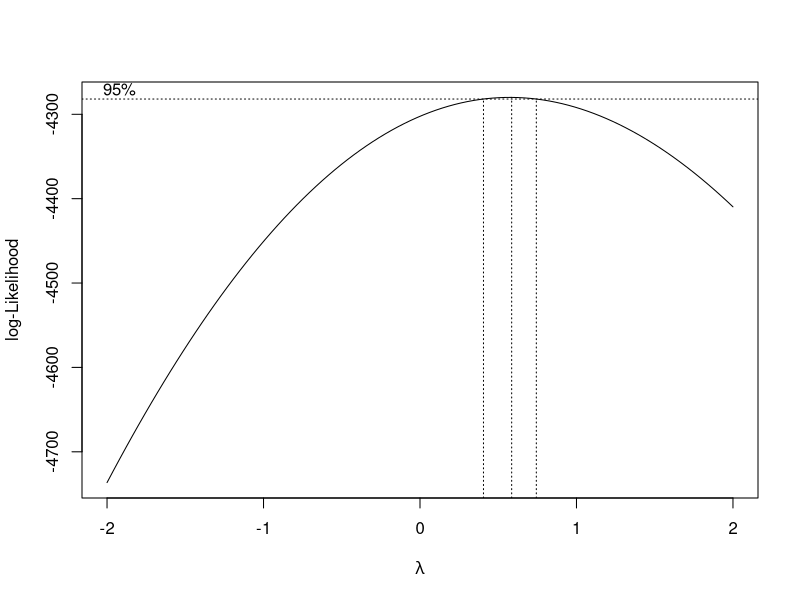
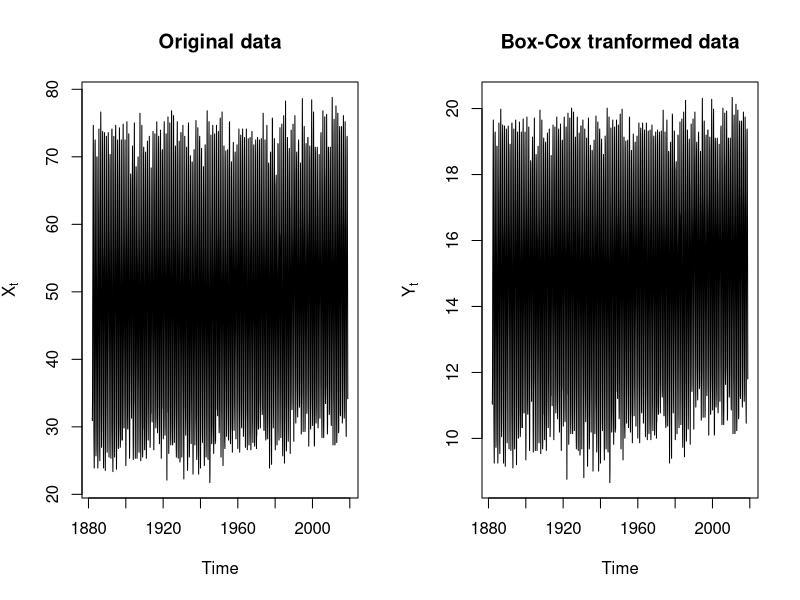
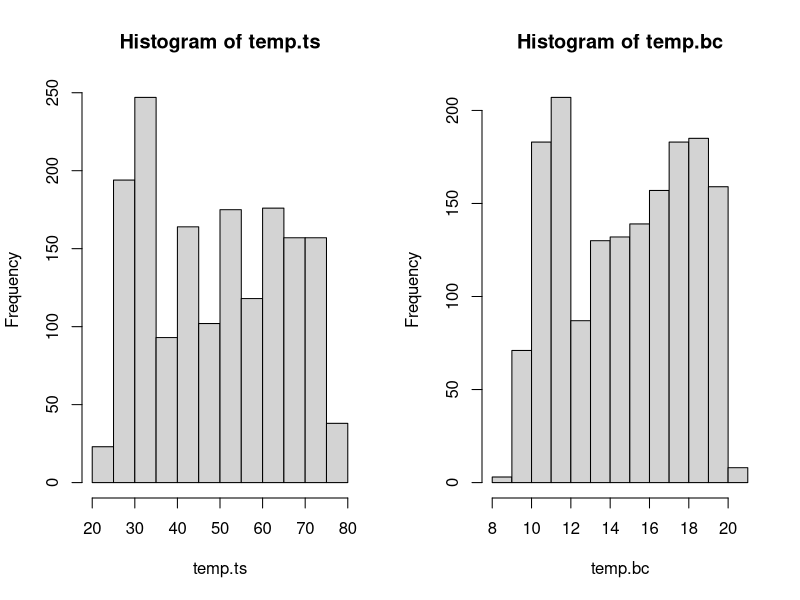
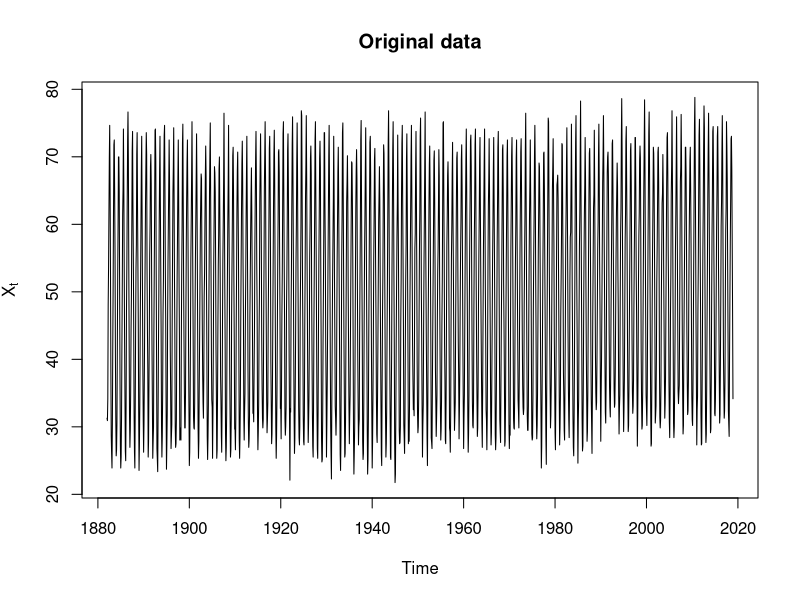
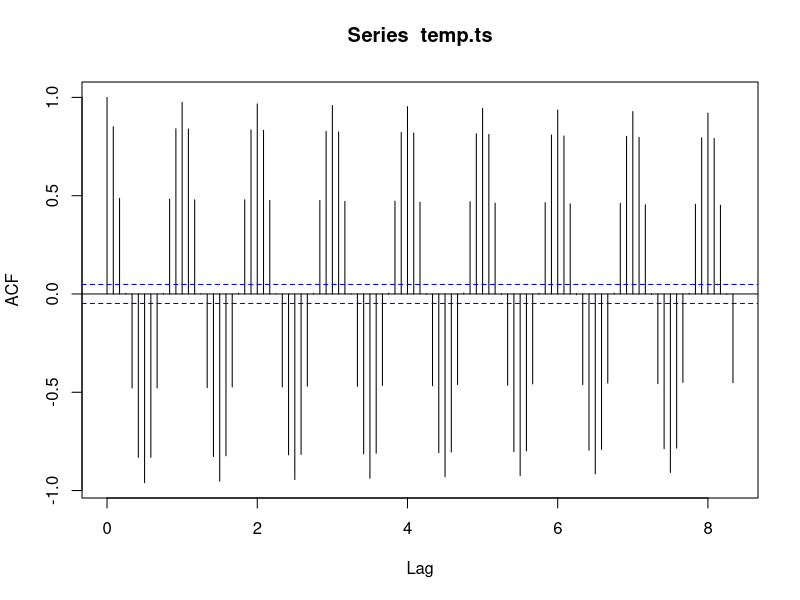
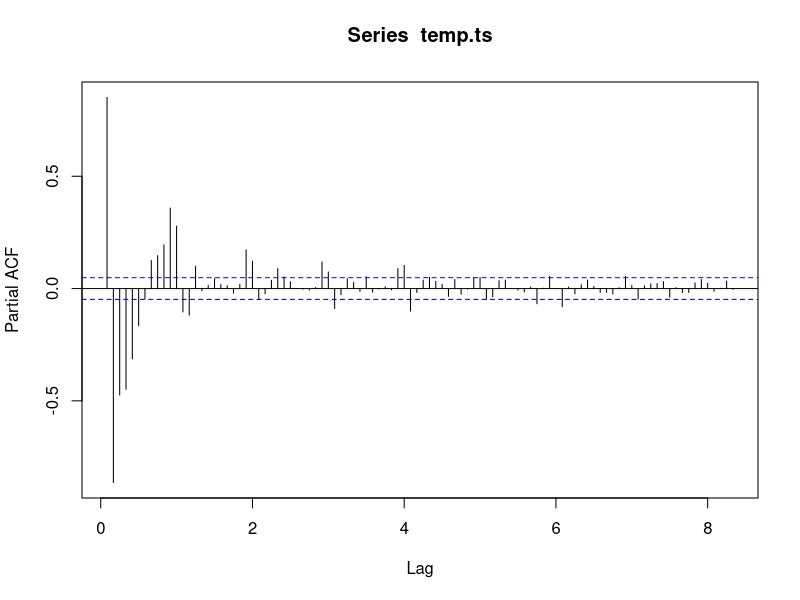
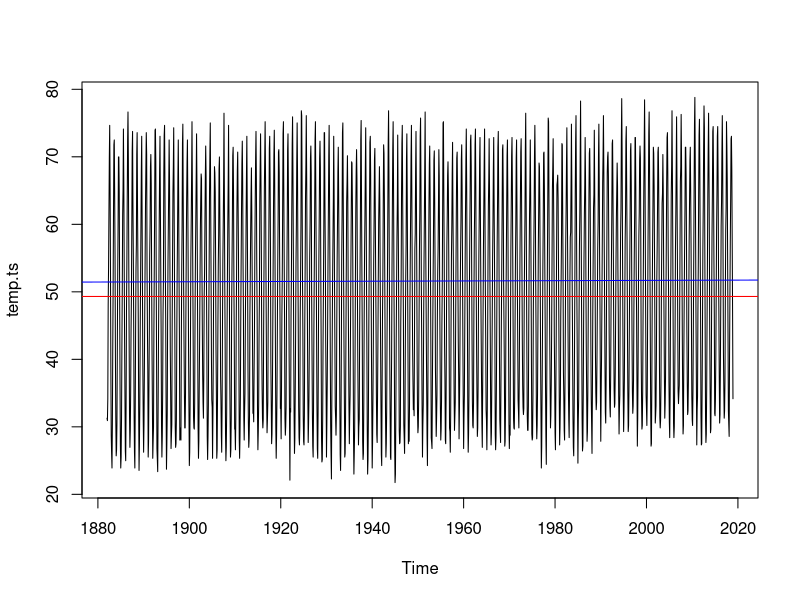
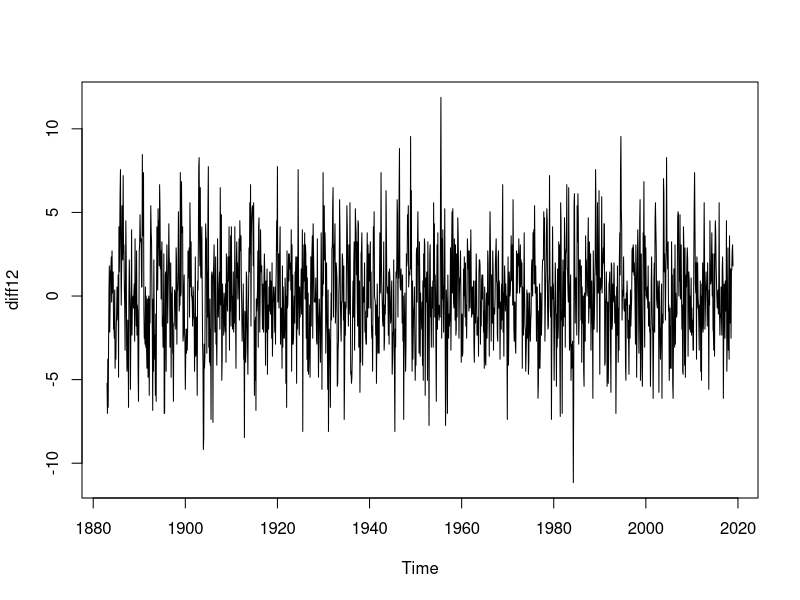

Write R code to recreate these figures, in order. (Note: a time limit stopped this script after it produced the figures.)
library(MASS)

temp = read.csv("monthly_temperature_aomori_city.csv",header = TRUE)
train = temp[c(1:1644),]
test = temp[c(1645:1668),]
test.ts = ts(test[,3],start = c(2019,1),frequency = 12)
test.ts = (test.ts*1.8)+32
temp.ts = ts(train[,3],start = c(1882,1),frequency = 12)
temp.ts = (temp.ts*1.8)+32 #convert to Farenheit so that it won't have negative values

#===================Box-Cox Transform=======================
t=1:length(temp.ts)
fit = lm(temp.ts~t)
bcTransform= boxcox(temp.ts~t, plotit =TRUE)

lambda = bcTransform$x[which(bcTransform$y == max(bcTransform$y))]
temp.bc =(1/lambda)*(temp.ts^lambda-1)
#train = (1/lambda)*(temp.ts^lambda-1)

op <- par(mfrow = c(1,2))
ts.plot(temp.ts,main = "Original data",ylab = expression(X[t]))
ts.plot(temp.bc,main = "Box-Cox tranformed data", ylab = expression(Y[t]))

var(temp.ts)
var(temp.bc)
hist(temp.ts)
hist(temp.bc)

#boxcox transformation seems to reduce variance a lot as well as made the data look
#slightly more normally distributed and spread out a little more evenly. Therefore
#I shall use the box-cox transfomation. 
#==========================Using Regular data===================
op <- par(mfrow = c(1,1))
ts.plot(temp.ts,main = "Original data",ylab = expression(X[t]))        

acf(temp.ts,lag.max = 100)
#shows slight seasonality
pacf(temp.ts,lag.max= 100)
ts.plot(temp.ts)
abline(lm(temp.ts~as.numeric(1:length(temp.ts))),col = "blue")
abline(h=mean(temp.ts),col="red")
var(temp.ts)
diff12 = diff(temp.ts,lag = 12, difference = 1)
ts.plot(diff12)
acf(ts(diff12,freq=1),lag.max  = 100,main = "ACF 100 lags after differencing at lag 12")
pacf(ts(diff12,freq=1),lag.max = 100,main = "PACF 100 lags diff at 12")
var(diff12)
#acf no longer slowly decaying

diff12_1 = diff(diff12,lag = 1,difference = 1)
ts.plot(diff12_1)#plot after differencing at lag 12 and 1
acf(ts(diff12_1,frequency=1),lag.max = 100,main = "ACF 100 lag, diff 12 and 1")#P = 12
pacf(ts(diff12_1,frequency=1),lag.max = 100,main = "PACF 100 lags, diff at 12 and 1",)
var(diff12_1)
#=================using Box-cox=====================
acf(temp.bc,lag.max = 100)
#shows slight seasonality
pacf(temp.bc,lag.max= 100)
ts.plot(temp.bc)
abline(lm(temp.bc~as.numeric(1:length(temp.ts))))
abline(h=mean(temp.bc),col="red")
var(temp.bc)
diff12 = diff(temp.bc,lag = 12, difference = 1)
ts.plot(diff12)
acf(ts(diff12,freq=1),lag.max  = 100,main = "ACF 100 lags after differencing at lag 12")
pacf(ts(diff12,freq=1),lag.max = 100,main = "PACF 100 lags diff at 12")
var(diff12)
#acf no longer slowly decaying

diff12_1 = diff(diff12,lag = 1,difference = 1)
ts.plot(diff12_1)#plot after differencing at lag 12 and 1
acf(ts(diff12_1,frequency=1),lag.max = 100,main = "ACF 100 lag, diff 12 and 1")#P = 12
pacf(ts(diff12_1,frequency=1),lag.max = 100,main = "PACF 100 lags, diff at 12 and 1",)
var(diff12_1)
#variance is now very small but it did get bigger then if I were to just difference at 
#lag 12. 

#=================Histogram=========================
hist(temp.bc)
hist(diff12)
hist(diff12_1)
#The histogram of the data differenced only at lag 12 looks symmetric and Gaussian.
#When it is also differenced at lag 1, there seems to be some sort of outlier that is 
#increasing the variance. The original data does not seem to have much of a trend so
#it may be best to not use this differencing. 
#If diff12_1 was used it may just be an MA model.
#===================ACF&PACF==========================
acf(ts(diff12,freq=1),lag.max  = 100,main = "ACF 100 lags after differencing at lag 12")
#Q= 1, q = 1 or 2 or 3 (probably 2)

pacf(ts(diff12,freq=1),lag.max = 200,main = "PACF 100 lags diff at 12")
#P = 4 or 7..., p = 1 or 2 or 11
#D = 1, d =0
#==================Models=============================
#library(qpcR)

#model (p,d,q)x(P,D,Q)
#model 1: s =12,D = 1, d= 0, Q = 1, P = 4, q=2, p = 2
# 2,0,2)x(4,1,1)
x= arima(temp.bc, order=c(2,0,2), seasonal = list(order = c(4,1,1), period = 12), method="ML",optim.method="Nelder-Mead")
x
x2= arima(temp.bc, order=c(2,0,3), seasonal = list(order = c(3,1,1), period = 12), method="ML",optim.method="Nelder-Mead")
x2
# y= arima(diff12, order=c(2,0,2), seasonal = list(order = c(4,1,1), period = 12), method="ML")
# y
#x2 smaller aic:1958.85
x2.1 <- arima(temp.ts, order=c(2,0,2), seasonal = list(order = c(4,1,1), period = 12), method="ML")
x2.1
x2.1.na <- arima(temp.ts, order=c(2,0,2), seasonal = list(order = c(0,1,4), period = 12), method="ML")
x2.1.na
#x2.1 smaller aci 1952.04,temp.ts w/o Nelder Meald - 7101.56
x3 <- arima(temp.ts, order=c(1,1,1), seasonal = list(order = c(0,1,1), period = 12), method="ML")
x3# 
x3.na <- arima(temp.ts, order=c(2,0,2), seasonal = list(order = c(3,1,1), period = 12), method="ML",fixed = c(NA,NA,NA,NA,0,0,0,NA))
x3.na
#x3 has the smallest aic 1945.55
x3.1<- arima(temp.ts, order=c(2,1,2), seasonal = list(order = c(1,1,1), period = 12), method="ML")
x3.1
#with differencing at lag 1 aic is smaller

#AICc(arima(temp.bc, order=c(2,0,2), seasonal = list(order = c(1,1,1), period = 12),fixed = c(NA,NA,NA,NA,0,NA), method="ML",optim.method="Nelder-Mead"))
#

#Check if your coefficients have changed


#
#========================Model equation============================
library(plotrix) 
# x3 -> (1-0.3378B)Yt = (1-0.9829B)(1-0.9764B^12)
plot(polyroot(c(1,-0.3378)),xlim = c(-2,5),ylim = c (-5,5))
plot(polyroot(c(1,-0.9829)),xlim = c(-2,5),ylim = c (-5,5))#looking closely it is outside
#(1-0.5974B+0.0346B^2)nabla(12),nabla(1)Bc(U_t)= (1-1.3769B+0.3688B^2)(1-0.9671B^12)
plot(polyroot(c(1,-1.3769,0.3688)),xlim = c(-2,4),ylim=c(-2,2))#x3.1 not invertible
draw.circle(0,0,1)
plot(polyroot(c(1,-0.5974,0.0346)),xlim=c(-20,20),ylim=c(-20,20))#x3.1 stationary
draw.circle(0,0,1)
#(1+0.2309B-0.6059B^2)(1-0.0345B^12)U_t = (1 +0.5733B -0.3462B^2)(1-0.9380B^12)
plot(polyroot(c(1,0.2309,-0.6059)),xlim = c(-2,4),ylim=c(-2,2))#x3 is stationary
draw.circle(0,0,1)
plot(polyroot(c(1,0.5733,-0.3462)),xlim = c(-2,4),ylim=c(-2,2))#x3 is invertible
draw.circle(0,0,1)
#second model seems to be stationary and invertible. 
#=======================diagnostic checking(x3)=============================
resx3<-residuals(x3)
hist(resx3,density=20,breaks=20, col="blue", xlab="", prob=TRUE)         
m <- mean(resx3)
std <- sqrt(var(resx3))
curve( dnorm(x,m,std), add=TRUE )
plot.ts(resx3)
fitt <- lm(resx3 ~ as.numeric(1:length(resx3))); abline(fitt, col="red") 
abline(h=mean(resx3), col="blue")
qqnorm(resx3,main= "Normal Q-Q Plot for Model B")
qqline(resx3,col="blue")
acf(resx3,lag.max = 100)
pacf(resx3,lag.max = 100)
shapiro.test(resx3)#should not use transformations because then it does not fit shapiro wilk test
# 6 lags seem to be outside of the confidence intervals for the pacf of the residuals when using the bc transformation
Box.test(resx3,lag = 12,type = c("Box-Pierce"),fitdf = 2)
Box.test(resx3, lag = 12, type = c("Ljung-Box"), fitdf = 2)
Box.test((resx3)^2, lag = 12, type = c("Ljung-Box"), fitdf = 0)

#=======================Diagnostic checking(x3.1)=====================
resx3.1<-residuals(x3.1)
hist(resx3.1,density=20,breaks=20, col="blue", xlab="", prob=TRUE)         
m <- mean(resx3.1)
std <- sqrt(var(resx3.1))
curve( dnorm(x,m,std), add=TRUE )
plot.ts(resx3.1)
fitt <- lm(resx3.1 ~ as.numeric(1:length(resx3.1))); abline(fitt, col="red") 
abline(h=mean(resx3.1), col="blue")
qqnorm(resx3.1,main= "Normal Q-Q Plot for Model B")
qqline(resx3.1,col="blue")
acf(resx3.1,lag.max = 100)
pacf(resx3.1,lag.max = 100)
shapiro.test(resx3.1)
#7 lags for the pacf seem to be outside of the pacf
#=====================Diagnostic checking(x2.1)=========================
resx2.1<-residuals(x2.1)
hist(resx2.1,density=20,breaks=20, col="blue", xlab="", prob=TRUE)         
m <- mean(resx2.1)
std <- sqrt(var(resx2.1))
curve( dnorm(x,m,std), add=TRUE )
plot.ts(resx2.1)
fitt <- lm(resx2.1 ~ as.numeric(1:length(resx2.1))); abline(fitt, col="red") 
abline(h=mean(resx2.1), col="blue")
qqnorm(resx2.1,main= "Normal Q-Q Plot for Model B")
qqline(resx2.1,col="blue")
acf(resx2.1,lag.max = 100)
pacf(resx2.1,lag.max = 100)
shapiro.test(resx2.1)
#======================Forecasting===========================================
library(forecast)
forecast(x3)
pred.tr <- predict(x3, n.ahead = 24)
U.tr= pred.tr$pred + 2*pred.tr$se 
L.tr= pred.tr$pred - 2*pred.tr$se 
ts.plot(temp.ts, xlim=c(1880,+2020+24), ylim = c(min(temp.ts),max(U.tr)))
lines(U.tr, col="blue", lty="dashed")
lines(L.tr, col="blue", lty="dashed")
points( pred.tr$pred, col="red")

#with true values
U= exp(U.tr)
L= exp(L.tr)

ts.plot(test.ts,xlim = c(2019,2021),ylim = c(min(temp.ts),max(U.tr)),col="red")
lines(U.tr, col="blue", lty="dashed")
lines(L.tr, col="blue", lty="dashed")
points( pred.tr$pred, col="black")
# points((length(test)+1):(length(test)+24), pred.orig, col="green")
# points((length(apt)+1):(length(apt)+12), pred.orig, col="black")
